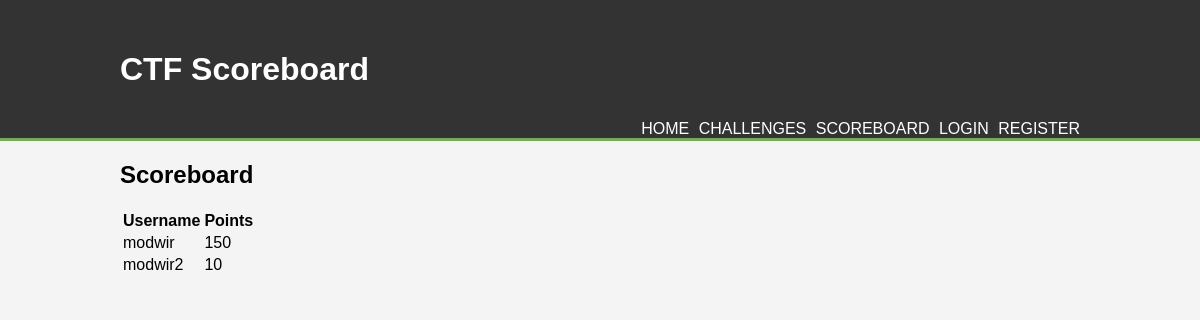
The app's page /scoreboard with its own data.
### tables this page shows
CREATE TABLE users (
        id INTEGER PRIMARY KEY AUTOINCREMENT,
        username TEXT NOT NULL UNIQUE,
        password TEXT NOT NULL,
        points INTEGER DEFAULT 0
    );

### app.py (the view)
@app.route("/scoreboard")
def scoreboard():
    conn = get_db_connection()
    users = conn.execute(
        "SELECT username, points FROM users ORDER BY points DESC"
    ).fetchall()
    conn.close()
    return render_template("scoreboard.html", users=users)

### app.py (called while the page is built)
def get_db_connection():
    conn = sqlite3.connect("/var/www/html/CTFSystem/data/ctf.db")
    conn.row_factory = sqlite3.Row
    return conn

### templates/scoreboard.html (shortened to what this page needs)
<!DOCTYPE html>
<html lang="en">
<head>
    <link rel="stylesheet" href="/static/styles.css">
</head>
<body>
    <header>
        <div class="container">
            <h1>CTF Scoreboard</h1>
            <nav>
                <ul>
                    <li><a href="/">Home</a></li>
                    <li><a href="/challenges">Challenges</a></li>
                    <li><a href="/scoreboard">Scoreboard</a></li>
                    <li><a href="/login">Login</a></li>
                    <li><a href="/register">Register</a></li>
                </ul>
            </nav>
        </div>
    </header>
    <div class="container">
        <h2>Scoreboard</h2>
        <table>
            <thead>
                <tr>
                    <th>Username</th>
                    <th>Points</th>
                </tr>
            </thead>
            <tbody>
                {% for user in users %}
                <tr>
                    <td>{{ user.username }}</td>
                    <td>{{ user.points }}</td>
                </tr>
                {% endfor %}
            </tbody>
        </table>
    </div>
</body>
</html>

### static/styles.css (style rules this page uses)
body { font-family: Arial, sans-serif; background-color: #f4f4f4; margin: 0; padding: 0; }
.container { width: 80%; margin: auto; overflow: hidden; }
header { background: #333; color: #fff; padding-top: 30px; min-height: 70px; border-bottom: #77ab59 3px solid; }
header a { color: #fff; text-decoration: none; text-transform: uppercase; font-size: 16px; }
nav { float: right; margin-top: 10px; }
nav ul { margin: 0; padding: 0; list-style: none; }
nav ul li { display: inline; margin-left: 5px; }

### records on screen
users: username "modwir", points "150"
users: username "modwir2", points "10"
